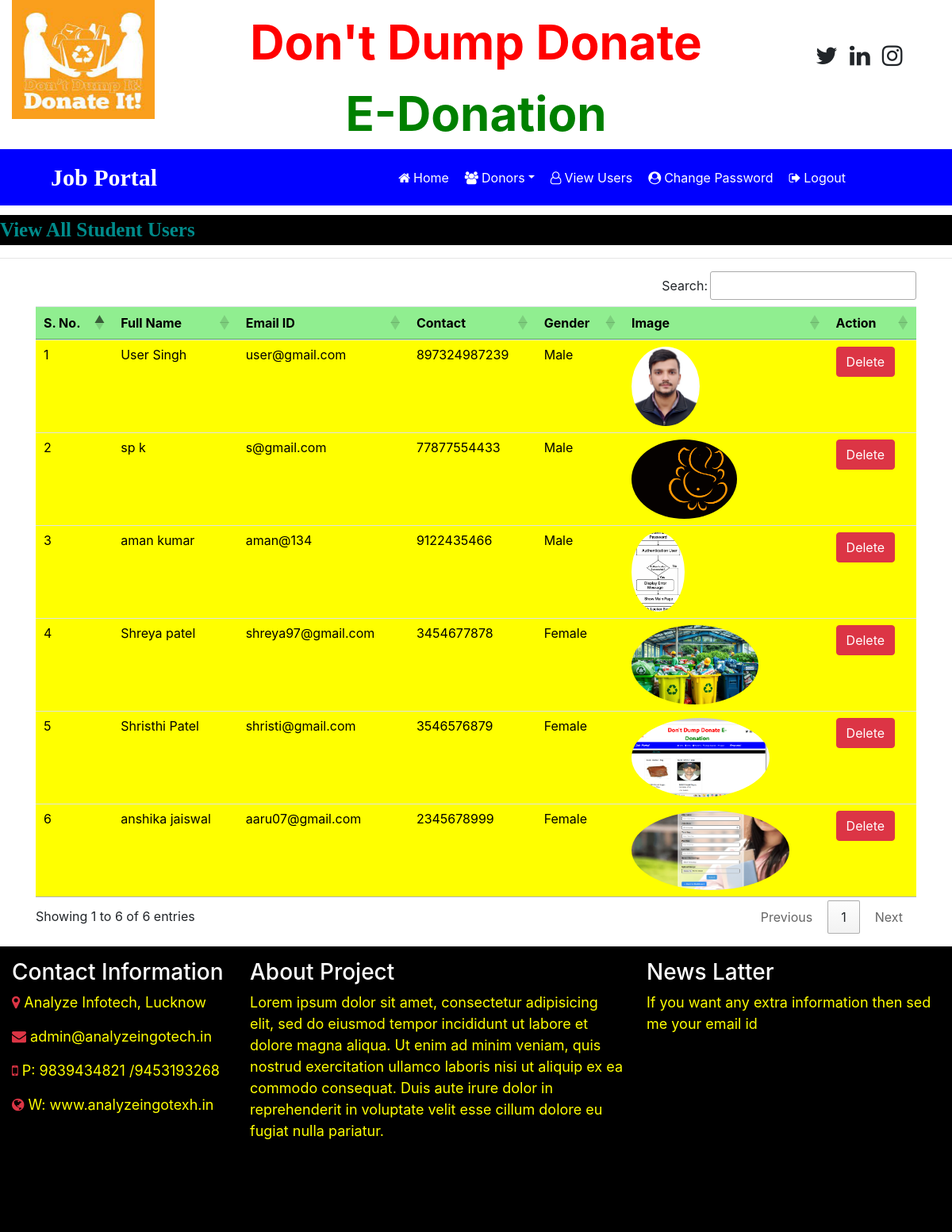
Screenshot of /view_users (signed in) with the database file from the repository.
### job/models.py (models this page shows, shortened)
class StudentUser(models.Model):
    user=models.ForeignKey(User,on_delete=models.CASCADE)
    mobile = models.CharField(max_length=20,null=True)
    image = models.FileField(null=True)
    gender = models.CharField(max_length=10,null=True)
    type = models.CharField(max_length=20,null=True)

### job/views.py (the view)
# urls.py: path('view_users',view_users,name="view_users"),
def view_users(request):
    if not request.user.is_authenticated:
        return redirect('admin_login')
    data = StudentUser.objects.all()
    d = {'data':data}
    return render(request,'view_users.html',d)

### job/templates/view_users.html
{% load static %}
{% block body %}
{% include 'admin_navigation.html' %}
<marquee style="font-family: 'Monotype Corsiva'; font-size:25px; color:darkcyan; background-color:black; font-weight:bold; margin-top:1%">
    View All Student Users
</marquee>
<hr>
<div class="container">
<table class="table table-hover " id="example">
    <thead>
    <tr style="background-color: lightgreen; color : black">
        <th>S. No.</th>
        <th>Full Name</th>
        <th>Email ID</th>
        <th>Contact</th>
        <th>Gender</th>
        <th>Image</th>
        <th>Action</th>
    </tr>
    </thead>
    <tbody style="background-color:yellow; color: black">
    {% for i in data %}
    <tr>
        <td>{{forloop.counter}}</td>
        <td>{{i.user.first_name}} {{i.user.last_name}}</td>
        <td>{{i.user.username}}</td>
        <td>{{i.mobile}}</td>
        <td>{{i.gender}}</td>
        <td><img src="{{i.image.url}}" style="100px ; height : 100px ; border-radius:50%"></td>
        <td><a href="{% url 'delete_user' i.user.id %}" class="btn btn-danger" onclick="return confirm('Are you Sure?')">Delete</a> </td>
    </tr>
    {% endfor %}
    </tbody>
</table>
</div>
{% include 'footer.html' %}
{% endblock %}

### rows the page displays
StudentUser: user.first_name "User", user.last_name "Singh", user.username "user@gmail.com", mobile "897324987239", gender "Male", image (picture)
StudentUser: user.first_name "sp", user.last_name "k", user.username "s@gmail.com", mobile "77877554433", gender "Male", image (picture)
StudentUser: user.first_name "aman", user.last_name "kumar", user.username "aman@134", mobile "9122435466", gender "Male", image (picture)
StudentUser: user.first_name "Shreya", user.last_name "patel", user.username "shreya97@gmail.com", mobile "3454677878", gender "Female", image (picture)
StudentUser: user.first_name "Shristhi", user.last_name "Patel", user.username "shristi@gmail.com", mobile "3546576879", gender "Female", image (picture)
StudentUser: user.first_name "anshika", user.last_name "jaiswal", user.username "aaru07@gmail.com", mobile "2345678999", gender "Female", image (picture)
